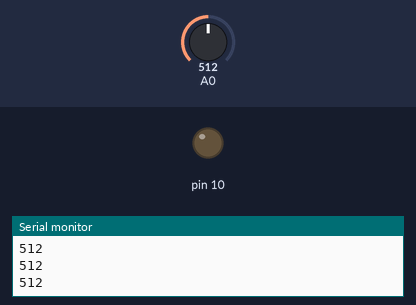
This sketch was run on a simulated Arduino Uno, built with avr-gcc and run on an emulated ATmega328P. Parts: output pins drawn as LEDs (lit = HIGH), the last lines printed to the serial monitor. The inputs (shaded band) are chosen by the test bench; at power-on: A0 = 512.

Above: at 1.2 s.
1.3 s: A0 set to 690
2.8 s: A0 set to 709
At 3.8 s:
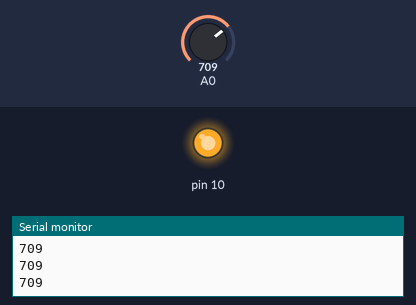
4.3 s: A0 set to 511
At 4.9 s:
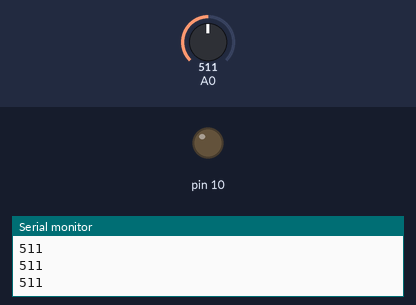
5.8 s: A0 set to 710
At 6.1 s:
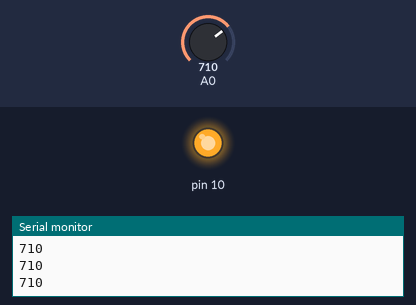
Timing chart, 0 to 8.3 s (numbered marks = the images above; inputs shaded):
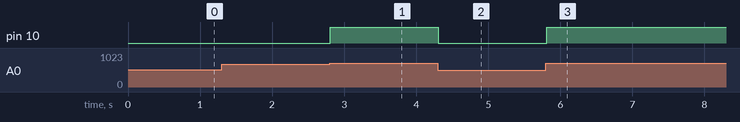

Measured:
- the behaviour switches between 700 and 701 on A0 (found by bisection; images 0 and 1)
- after the input at 2.8 s, pin 10: LOW → HIGH at once
- after the input at 4.3 s, pin 10: HIGH → LOW at once
- after the input at 5.8 s, pin 10: LOW → HIGH at once

The sketch:

06_Light_02.ino
```cpp
void setup() {
  Serial.begin(9600);
  pinMode(10, OUTPUT);
}

void loop() {
  int photoresistor=analogRead(A0);
  Serial.println(photoresistor);
  if(photoresistor<=700){
    digitalWrite(10, LOW);
  }
  else if (photoresistor>700) {
  digitalWrite(10, HIGH);
  }
}
```
